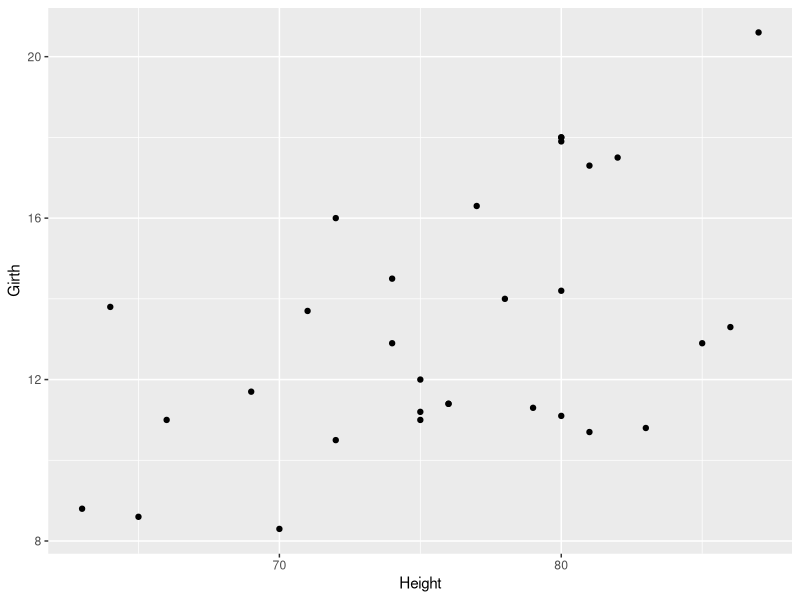
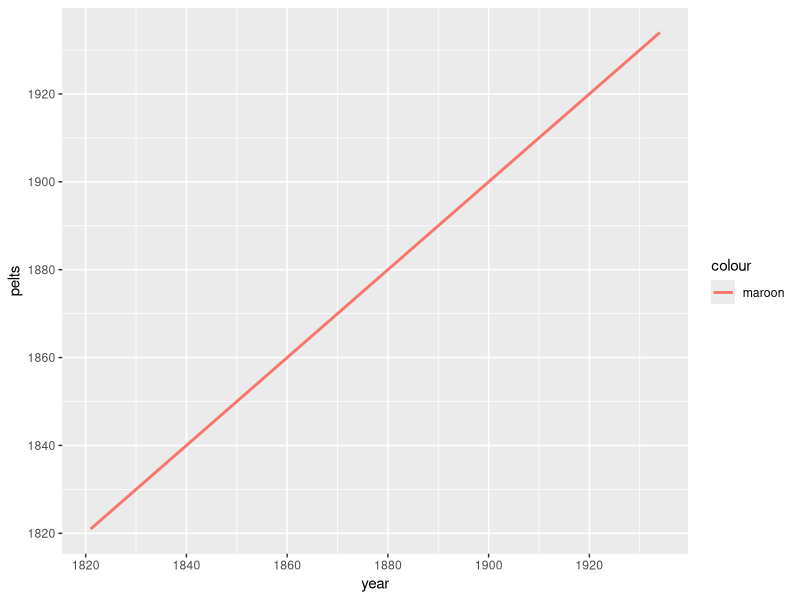
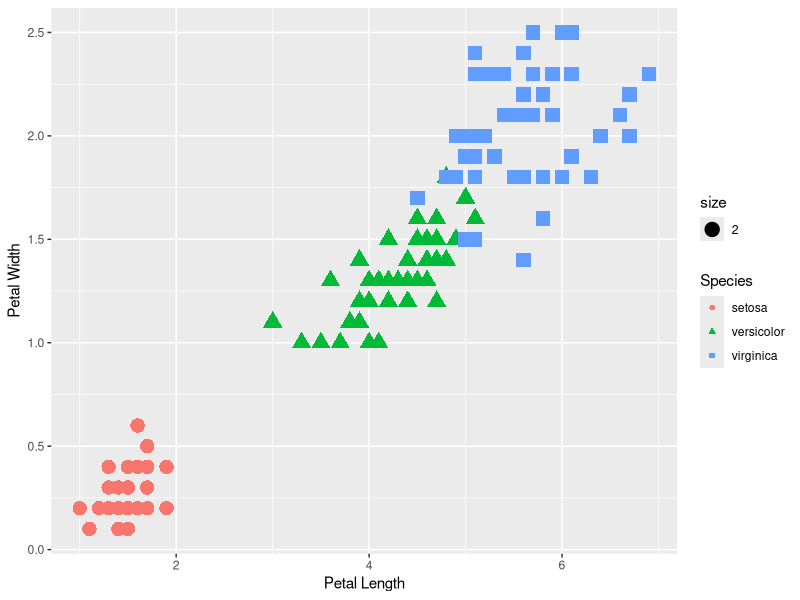
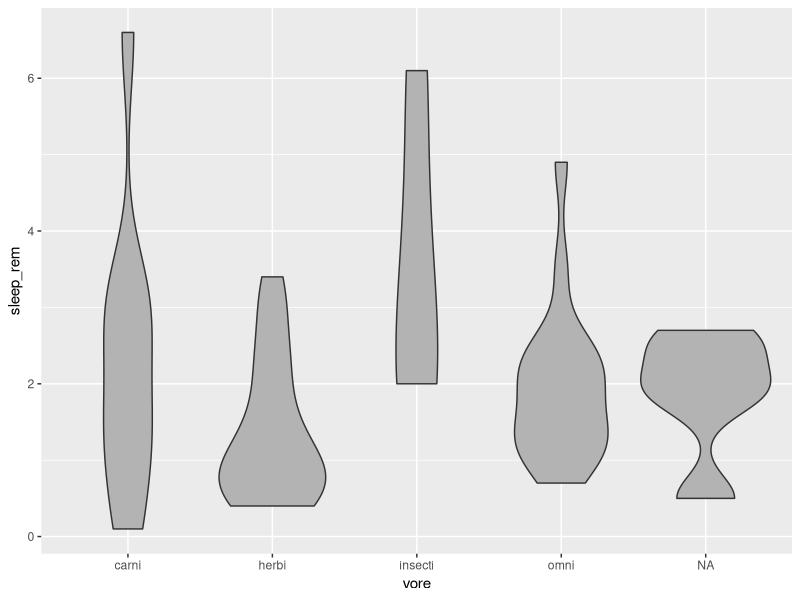
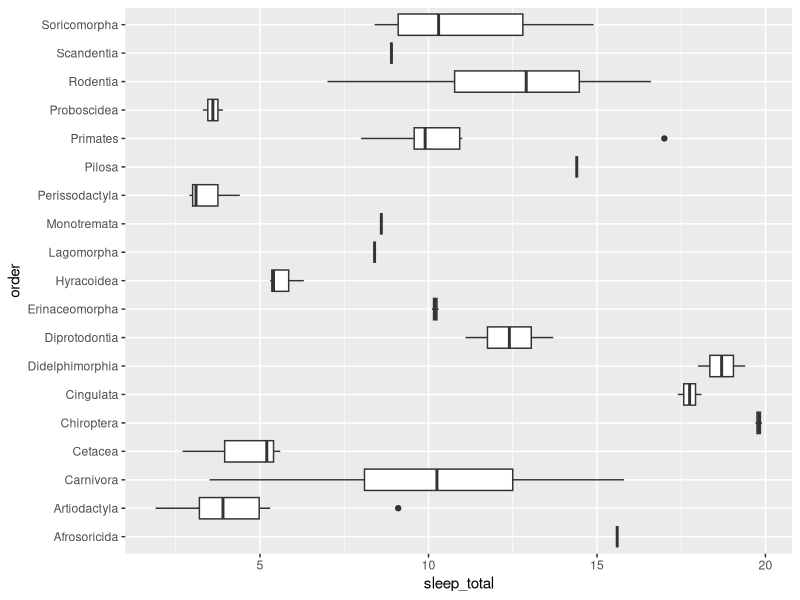

These figures' R source, in order:
## ---- chunk 1
library("tidyverse")
## ---- chunk 2
?trees
## ---- chunk 3
ggplot(data = trees) +
  geom_point(mapping = aes(x = Height, y = Girth))
## ---- chunk 4
?year
## ---- chunk 5
year <- c(1821:1934)
## ---- chunk 6
class(lynx)
as.vector(year)
## ---- chunk 7
pelts <- c(as.vector(year))
## ---- chunk 8
lynx_pelts <- data.frame(year, pelts)
## ---- chunk 9
ggplot(data = lynx_pelts, mapping = aes(x = year, y = pelts, color = "maroon")) + geom_line() +
  geom_smooth(se = FALSE)
## ---- chunk 10
as.vector(iris)
## ---- chunk 11
ggplot(data = iris) +
  geom_point(mapping = aes(x = Petal.Length, y = Petal.Width, color = Species, shape = Species, size = 2)) +
  labs(x = "Petal Length", y = "Petal Width")
## ---- chunk 12
?geom_violin
## ---- chunk 13
ggplot(data = msleep) +
  geom_violin(fill = "grey70", mapping = aes(x = vore, y = sleep_rem))
## ---- chunk 14
ggplot(data = msleep, mapping = aes(x = order, y = sleep_total)) + 
  geom_boxplot() + coord_flip()
  
